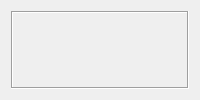
   <widget class="QWidget" name="tab_8">
    <attribute name="title">
     <string/>
    </attribute>
    <layout class="QVBoxLayout" name="verticalLayout">
     <item>
      <widget class="QFrame" name="frame_4">
       <property name="font">
        <font>
         <family>宋体</family>
         <pointsize>20</pointsize>
         <weight>75</weight>
         <italic>false</italic>
         <bold>true</bold>
        </font>
       </property>
       <property name="frameShape">
        <enum>QFrame::Box</enum>
       </property>
       <property name="frameShadow">
        <enum>QFrame::Sunken</enum>
       </property>
       <property name="lineWidth">
        <number>1</number>
       </property>
       <widget class="QWidget" name="layoutWidget_2">
        <property name="geometry">
         <rect>
          <x>10</x>
          <y>660</y>
          <width>861</width>
          <height>44</height>
         </rect>
        </property>
        <layout class="QHBoxLayout" name="horizontalLayout_11">
         <item>
          <widget class="QPushButton" name="pB_Read1">
           <property name="font">
            <font>
             <family>楷体</family>
            </font>
           </property>
           <property name="text">
            <string>读取</string>
           </property>
          </widget>
         </item>
         <item>
          <widget class="QPushButton" name="pB_Write1">
           <property name="font">
            <font>
             <family>楷体</family>
            </font>
           </property>
           <property name="text">
            <string>写入</string>
           </property>
          </widget>
         </item>
        </layout>
       </widget>
       <widget class="QWidget" name="layoutWidget11">
        <property name="geometry">
         <rect>
          <x>3</x>
          <y>30</y>
          <width>871</width>
          <height>561</height>
         </rect>
        </property>
        <layout class="QGridLayout" name="gridLayout_5">
         <item row="1" column="4">
          <widget class="QLabel" name="label_4">
           <property name="sizePolicy">
            <sizepolicy hsizetype="Preferred" vsizetype="Preferred">
             <horstretch>0</horstretch>
             <verstretch>0</verstretch>
            </sizepolicy>
           </property>
           <property name="minimumSize">
            <size>
             <width>230</width>
             <height>30</height>
            </size>
           </property>
           <property name="maximumSize">
            <size>
             <width>230</width>
             <height>30</height>
            </size>
           </property>
           <property name="font">
            <font>
             <family>楷体</family>
             <pointsize>20</pointsize>
             <weight>75</weight>
             <italic>false</italic>
             <bold>true</bold>
            </font>
           </property>
           <property name="styleSheet">
            <string notr="true"/>
           </property>
           <property name="text">
            <string>下料超时时间s</string>
           </property>
           <property name="alignment">
            <set>Qt::AlignRight|Qt::AlignTrailing|Qt::AlignVCenter</set>
           </property>
          </widget>
         </item>
         <item row="4" column="4">
          <widget class="QLabel" name="label_44">
           <property name="sizePolicy">
            <sizepolicy hsizetype="Preferred" vsizetype="Preferred">
             <horstretch>0</horstretch>
             <verstretch>0</verstretch>
            </sizepolicy>
           </property>
           <property name="minimumSize">
            <size>
             <width>240</width>
             <height>30</height>
            </size>
           </property>
           <property name="maximumSize">
            <size>
             <width>240</width>
             <height>30</height>
            </size>
           </property>
           <property name="font">
            <font>
             <family>楷体</family>
             <pointsize>20</pointsize>
             <weight>75</weight>
             <italic>false</italic>
             <bold>true</bold>
            </font>
           </property>
           <property name="styleSheet">
            <string notr="true"/>
           </property>
           <property name="text">
            <string>连续超限停机数</string>
           </property>
           <property name="alignment">
            <set>Qt::AlignRight|Qt::AlignTrailing|Qt::AlignVCenter</set>
           </property>
          </widget>
         </item>
         <item row="2" column="6">
          <spacer name="horizontalSpacer_20">
           <property name="orientation">
            <enum>Qt::Horizontal</enum>
           </property>
           <property name="sizeType">
            <enum>QSizePolicy::Fixed</enum>
           </property>
           <property name="sizeHint" stdset="0">
            <size>
             <width>40</width>
             <height>20</height>
            </size>
           </property>
          </spacer>
         </item>
         <item row="0" column="2">
          <widget class="QLineEdit" name="lE_s_trg_stop0">
           <property name="minimumSize">
            <size>
             <width>80</width>
             <height>35</height>
            </size>
           </property>
           <property name="maximumSize">
            <size>
             <width>80</width>
             <height>35</height>
            </size>
           </property>
           <property name="font">
            <font>
             <family>宋体</family>
             <pointsize>20</pointsize>
             <weight>75</weight>
             <italic>false</italic>
             <bold>true</bold>
            </font>
           </property>
           <property name="styleSheet">
            <string notr="true"/>
           </property>
           <property name="text">
            <string>0</string>
           </property>
          </widget>
         </item>
         <item row="0" column="1">
          <widget class="QLabel" name="label_26">
           <property name="sizePolicy">
            <sizepolicy hsizetype="Preferred" vsizetype="Preferred">
             <horstretch>0</horstretch>
             <verstretch>0</verstretch>
            </sizepolicy>
           </property>
           <property name="minimumSize">
            <size>
             <width>230</width>
             <height>30</height>
            </size>
           </property>
           <property name="maximumSize">
            <size>
             <width>230</width>
             <height>30</height>
            </size>
           </property>
           <property name="font">
            <font>
             <family>楷体</family>
             <pointsize>20</pointsize>
             <weight>75</weight>
             <italic>false</italic>
             <bold>true</bold>
            </font>
           </property>
           <property name="styleSheet">
            <string notr="true"/>
           </property>
           <property name="text">
            <string>停止位置1 mm</string>
           </property>
           <property name="alignment">
            <set>Qt::AlignRight|Qt::AlignTrailing|Qt::AlignVCenter</set>
           </property>
          </widget>
         </item>
         <item row="4" column="3">
          <spacer name="horizontalSpacer_4">
           <property name="orientation">
            <enum>Qt::Horizontal</enum>
           </property>
           <property name="sizeHint" stdset="0">
            <size>
             <width>40</width>
             <height>20</height>
            </size>
           </property>
          </spacer>
         </item>
         <item row="4" column="5">
          <widget class="QLineEdit" name="lE_StopSignalDelay">
           <property name="minimumSize">
            <size>
             <width>80</width>
             <height>35</height>
            </size>
           </property>
           <property name="maximumSize">
            <size>
             <width>80</width>
             <height>35</height>
            </size>
           </property>
           <property name="font">
            <font>
             <family>宋体</family>
             <pointsize>20</pointsize>
             <weight>75</weight>
             <italic>false</italic>
             <bold>true</bold>
            </font>
           </property>
           <property name="styleSheet">
            <string notr="true"/>
           </property>
           <property name="text">
            <string>0</string>
           </property>
          </widget>
         </item>
         <item row="1" column="2">
          <widget class="QLineEdit" name="lE_CapPickInterval">
           <property name="minimumSize">
            <size>
             <width>80</width>
             <height>35</height>
            </size>
           </property>
           <property name="maximumSize">
            <size>
             <width>80</width>
             <height>35</height>
            </size>
           </property>
           <property name="font">
            <font>
             <family>宋体</family>
             <pointsize>20</pointsize>
             <weight>75</weight>
             <italic>false</italic>
             <bold>true</bold>
            </font>
           </property>
           <property name="styleSheet">
            <string notr="true"/>
           </property>
           <property name="text">
            <string>0.00</string>
           </property>
          </widget>
         </item>
         <item row="2" column="2">
          <widget class="QLineEdit" name="lE_TireDelay">
           <property name="minimumSize">
            <size>
             <width>80</width>
             <height>35</height>
            </size>
           </property>
           <property name="maximumSize">
            <size>
             <width>80</width>
             <height>35</height>
            </size>
           </property>
           <property name="font">
            <font>
             <family>宋体</family>
             <pointsize>20</pointsize>
             <weight>75</weight>
             <italic>false</italic>
             <bold>true</bold>
            </font>
           </property>
           <property name="styleSheet">
            <string notr="true"/>
           </property>
           <property name="text">
            <string>0.00</string>
           </property>
          </widget>
         </item>
         <item row="3" column="1">
          <widget class="QLabel" name="label_42">
           <property name="sizePolicy">
            <sizepolicy hsizetype="Preferred" vsizetype="Preferred">
             <horstretch>0</horstretch>
             <verstretch>0</verstretch>
            </sizepolicy>
           </property>
           <property name="minimumSize">
            <size>
             <width>230</width>
             <height>30</height>
            </size>
           </property>
           <property name="maximumSize">
            <size>
             <width>230</width>
             <height>30</height>
            </size>
           </property>
           <property name="font">
            <font>
             <family>楷体</family>
             <pointsize>20</pointsize>
             <weight>75</weight>
             <italic>false</italic>
             <bold>true</bold>
            </font>
           </property>
           <property name="styleSheet">
            <string notr="true"/>
           </property>
           <property name="text">
            <string>去皮等待时间s</string>
           </property>
           <property name="alignment">
            <set>Qt::AlignRight|Qt::AlignTrailing|Qt::AlignVCenter</set>
           </property>
          </widget>
         </item>
         <item row="2" column="4">
          <widget class="QLabel" name="label_5">
           <property name="sizePolicy">
            <sizepolicy hsizetype="Preferred" vsizetype="Preferred">
             <horstretch>0</horstretch>
             <verstretch>0</verstretch>
            </sizepolicy>
           </property>
           <property name="minimumSize">
            <size>
             <width>230</width>
             <height>30</height>
            </size>
           </property>
           <property name="maximumSize">
            <size>
             <width>230</width>
             <height>30</height>
            </size>
           </property>
           <property name="font">
            <font>
             <family>楷体</family>
             <pointsize>20</pointsize>
             <weight>75</weight>
             <italic>false</italic>
             <bold>true</bold>
            </font>
           </property>
           <property name="styleSheet">
            <string notr="true"/>
           </property>
           <property name="text">
            <string>成品返还周期s</string>
           </property>
           <property name="alignment">
            <set>Qt::AlignRight|Qt::AlignTrailing|Qt::AlignVCenter</set>
           </property>
          </widget>
         </item>
         <item row="3" column="5">
          <widget class="QLineEdit" name="lE_ReadDelay">
           <property name="minimumSize">
            <size>
             <width>80</width>
             <height>35</height>
            </size>
           </property>
           <property name="maximumSize">
            <size>
             <width>80</width>
             <height>35</height>
            </size>
           </property>
           <property name="font">
            <font>
             <family>宋体</family>
             <pointsize>20</pointsize>
             <weight>75</weight>
             <italic>false</italic>
             <bold>true</bold>
            </font>
           </property>
           <property name="styleSheet">
            <string notr="true"/>
           </property>
           <property name="text">
            <string>0.00</string>
           </property>
          </widget>
         </item>
         <item row="2" column="5">
          <widget class="QLineEdit" name="lE_CapBackInterval">
           <property name="minimumSize">
            <size>
             <width>80</width>
             <height>35</height>
            </size>
           </property>
           <property name="maximumSize">
            <size>
             <width>80</width>
             <height>35</height>
            </size>
           </property>
           <property name="font">
            <font>
             <family>宋体</family>
             <pointsize>20</pointsize>
             <weight>75</weight>
             <italic>false</italic>
             <bold>true</bold>
            </font>
           </property>
           <property name="styleSheet">
            <string notr="true"/>
           </property>
           <property name="text">
            <string>0.00</string>
           </property>
          </widget>
         </item>
         <item row="1" column="5">
          <widget class="QLineEdit" name="lE_FeedTimeOut">
           <property name="minimumSize">
            <size>
             <width>80</width>
             <height>35</height>
            </size>
           </property>
           <property name="maximumSize">
            <size>
             <width>80</width>
             <height>35</height>
            </size>
           </property>
           <property name="font">
            <font>
             <family>宋体</family>
             <pointsize>20</pointsize>
             <weight>75</weight>
             <italic>false</italic>
             <bold>true</bold>
            </font>
           </property>
           <property name="styleSheet">
            <string notr="true"/>
           </property>
           <property name="text">
            <string>0</string>
           </property>
          </widget>
         </item>
         <item row="1" column="1">
          <widget class="QLabel" name="label_25">
           <property name="sizePolicy">
            <sizepolicy hsizetype="Preferred" vsizetype="Preferred">
             <horstretch>0</horstretch>
             <verstretch>0</verstretch>
            </sizepolicy>
           </property>
           <property name="minimumSize">
            <size>
             <width>230</width>
             <height>30</height>
            </size>
           </property>
           <property name="maximumSize">
            <size>
             <width>230</width>
             <height>30</height>
            </size>
           </property>
           <property name="font">
            <font>
             <family>楷体</family>
             <pointsize>20</pointsize>
             <weight>75</weight>
             <italic>false</italic>
             <bold>true</bold>
            </font>
           </property>
           <property name="styleSheet">
            <string notr="true"/>
           </property>
           <property name="text">
            <string>自动取料周期s</string>
           </property>
           <property name="alignment">
            <set>Qt::AlignRight|Qt::AlignTrailing|Qt::AlignVCenter</set>
           </property>
          </widget>
         </item>
         <item row="2" column="1">
          <widget class="QLabel" name="label_32">
           <property name="sizePolicy">
            <sizepolicy hsizetype="Preferred" vsizetype="Preferred">
             <horstretch>0</horstretch>
             <verstretch>0</verstretch>
            </sizepolicy>
           </property>
           <property name="minimumSize">
            <size>
             <width>230</width>
             <height>30</height>
            </size>
           </property>
           <property name="maximumSize">
            <size>
             <width>230</width>
             <height>30</height>
            </size>
           </property>
           <property name="font">
            <font>
             <family>楷体</family>
             <pointsize>20</pointsize>
             <weight>75</weight>
             <italic>false</italic>
             <bold>true</bold>
            </font>
           </property>
           <property name="styleSheet">
            <string notr="true"/>
           </property>
           <property name="text">
            <string>去皮延迟时间s</string>
           </property>
           <property name="alignment">
            <set>Qt::AlignRight|Qt::AlignTrailing|Qt::AlignVCenter</set>
           </property>
          </widget>
         </item>
         <item row="3" column="4">
          <widget class="QLabel" name="label_41">
           <property name="sizePolicy">
            <sizepolicy hsizetype="Preferred" vsizetype="Preferred">
             <horstretch>0</horstretch>
             <verstretch>0</verstretch>
            </sizepolicy>
           </property>
           <property name="minimumSize">
            <size>
             <width>230</width>
             <height>30</height>
            </size>
           </property>
           <property name="maximumSize">
            <size>
             <width>230</width>
             <height>30</height>
            </size>
           </property>
           <property name="font">
            <font>
             <family>楷体</family>
             <pointsize>20</pointsize>
             <weight>75</weight>
             <italic>false</italic>
             <bold>true</bold>
            </font>
           </property>
           <property name="styleSheet">
            <string notr="true"/>
           </property>
           <property name="text">
            <string>读数延迟时间s</string>
           </property>
           <property name="alignment">
            <set>Qt::AlignRight|Qt::AlignTrailing|Qt::AlignVCenter</set>
           </property>
          </widget>
         </item>
         <item row="0" column="5">
          <widget class="QLineEdit" name="lE_s_trg_stop1">
           <property name="minimumSize">
            <size>
             <width>80</width>
             <height>35</height>
            </size>
           </property>
           <property name="maximumSize">
            <size>
             <width>80</width>
             <height>35</height>
            </size>
           </property>
           <property name="font">
            <font>
             <family>宋体</family>
             <pointsize>20</pointsize>
             <weight>75</weight>
             <italic>false</italic>
             <bold>true</bold>
            </font>
           </property>
           <property name="styleSheet">
            <string notr="true"/>
           </property>
           <property name="text">
            <string>0</string>
           </property>
          </widget>
         </item>
         <item row="0" column="4">
          <widget class="QLabel" name="label_31">
           <property name="sizePolicy">
            <sizepolicy hsizetype="Preferred" vsizetype="Preferred">
             <horstretch>0</horstretch>
             <verstretch>0</verstretch>
            </sizepolicy>
           </property>
           <property name="minimumSize">
            <size>
             <width>230</width>
             <height>30</height>
            </size>
           </property>
           <property name="maximumSize">
            <size>
             <width>230</width>
             <height>30</height>
            </size>
           </property>
           <property name="font">
            <font>
             <family>楷体</family>
             <pointsize>20</pointsize>
             <weight>75</weight>
             <italic>false</italic>
             <bold>true</bold>
            </font>
           </property>
           <property name="styleSheet">
            <string notr="true"/>
           </property>
           <property name="text">
            <string>停止位置2 mm</string>
           </property>
           <property name="alignment">
            <set>Qt::AlignRight|Qt::AlignTrailing|Qt::AlignVCenter</set>
           </property>
          </widget>
         </item>
         <item row="3" column="2">
          <widget class="QLineEdit" name="lE_TireWaitTime">
           <property name="minimumSize">
            <size>
             <width>80</width>
             <height>35</height>
            </size>
           </property>
           <property name="maximumSize">
            <size>
             <width>80</width>
             <height>35</height>
            </size>
           </property>
           <property name="font">
            <font>
             <family>宋体</family>
             <pointsize>20</pointsize>
             <weight>75</weight>
             <italic>false</italic>
             <bold>true</bold>
            </font>
           </property>
           <property name="styleSheet">
            <string notr="true"/>
           </property>
           <property name="text">
            <string>0.00</string>
           </property>
          </widget>
         </item>
         <item row="0" column="0">
          <spacer name="horizontalSpacer_11">
           <property name="orientation">
            <enum>Qt::Horizontal</enum>
           </property>
           <property name="sizeHint" stdset="0">
            <size>
             <width>40</width>
             <height>20</height>
            </size>
           </property>
          </spacer>
         </item>
        </layout>
       </widget>
      </widget>
     </item>
    </layout>
   </widget>
